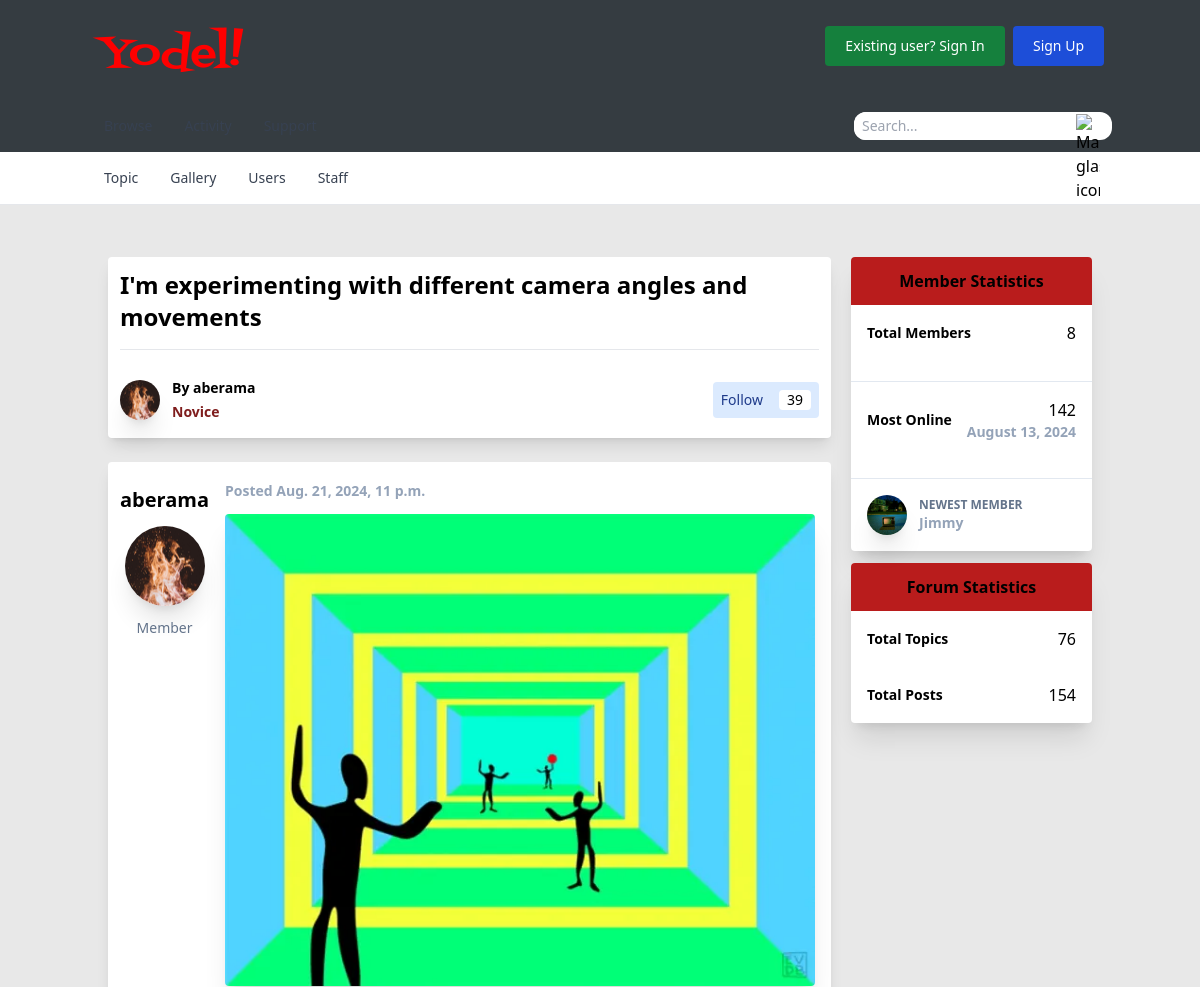
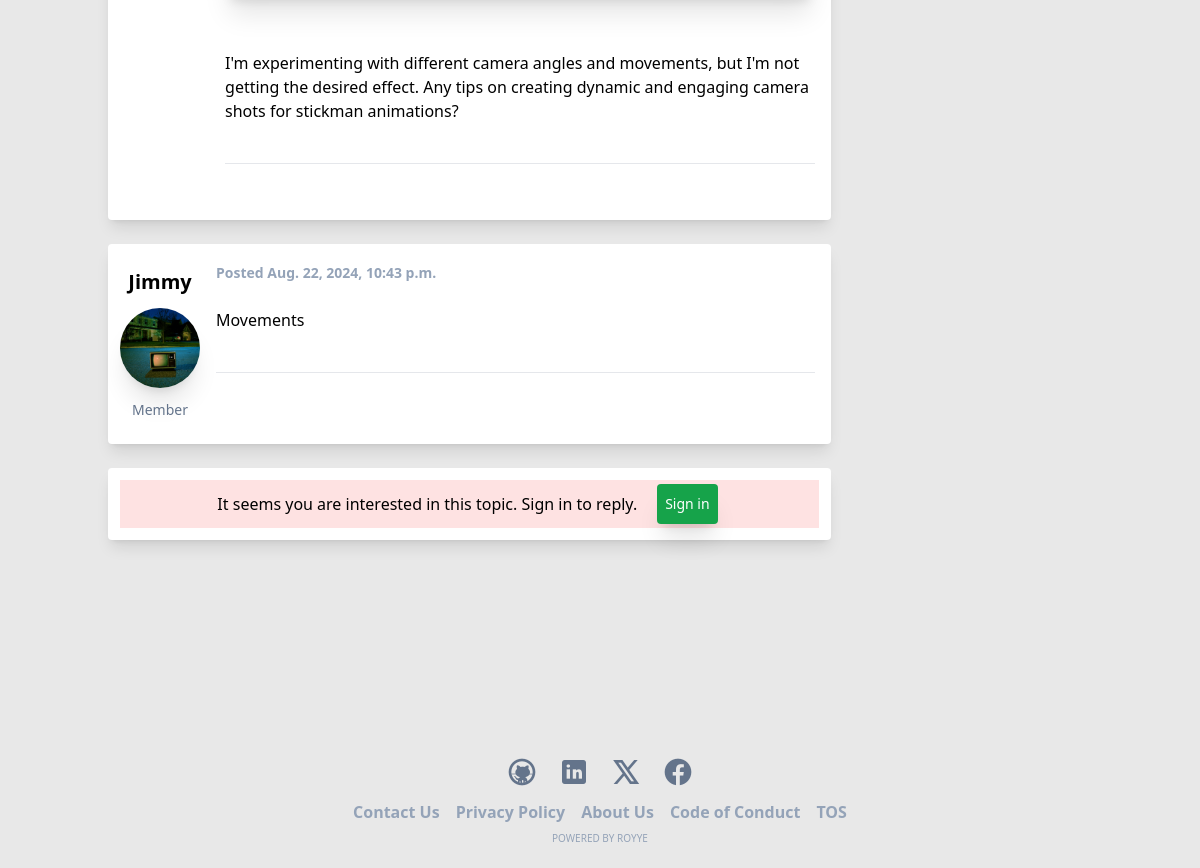
Page /topic/im-experimenting-with-different-camera-angles-and-movements/ on the committed database (2 pictures, top to bottom).
### content/models.py (models this page shows, shortened)
class Topic(models.Model):
    user = models.ForeignKey(User, on_delete=models.CASCADE)
    slug = models.SlugField(max_length=255, unique=True)
    title = models.CharField(max_length=255)
    file = models.FileField(upload_to=user_directory_path, null=True, blank=True)
    content = models.TextField(max_length=50000)
    created_at = models.DateTimeField(auto_now_add=True)
    is_pinned = models.BooleanField(default=False)

class Reply(models.Model):
    topic = models.ForeignKey(Topic, on_delete=models.CASCADE, related_name='replies')
    user = models.ForeignKey(User, on_delete=models.CASCADE)
    reply_file = models.FileField(upload_to=user_directory_path, null=True, blank=True)
    content = models.TextField(max_length=50000)
    created_at = models.DateTimeField(auto_now_add=True)

### users/models.py (models this page shows, shortened)
class User(AbstractUser):
    full_name = models.CharField(max_length=300, null=True, blank=True)
    username = models.CharField(max_length=300, unique=True)
    email = models.EmailField(unique=True)

class Profile(models.Model):
    user = models.OneToOneField(User, on_delete=models.CASCADE)
    image = models.FileField(default='default.png', upload_to=user_directory_path, null=True, blank=True)
    full_name = models.CharField(max_length=300, null=True, blank=True)
    status = models.CharField(max_length=20, choices=STATUS, null=True, blank=True)
    followers = models.IntegerField(default=0)
    following = models.IntegerField(default=0)
    posts = models.IntegerField(default=0)
    likes = models.IntegerField(default=0)
    posts_liked = models.IntegerField(default=0)
    date = models.DateTimeField(auto_now_add=True)
    class Meta:
        ordering = ['-date']

### content/views.py (the view, shortened to what this page needs)
# urls.py: path('topic/<slug:slug>/', views.topic_detail, name='topic_detail'),
def topic_detail(request, slug):
    profile = request.user.profile if request.user.is_authenticated else None
    topic = get_object_or_404(Topic, slug=slug)
    image_extensions = ('webp','.jpg', '.jpeg', '.png', '.gif')
    video_extensions = ('.mp4', '.webm')
    is_image = topic.file.name.endswith(image_extensions)
    is_video = topic.file.name.endswith(video_extensions)
    reply_form = ReplyForm(request.POST, request.FILES)
    replies = Reply.objects.filter(topic=topic)
    newest_member = User.objects.order_by('-date_joined').first()
    total_members = User.objects.count()
    total_topics = Topic.objects.count()
    total_replies = Reply.objects.count()
    total_posts = total_topics + total_replies
    context = {
        "profile": profile,
        "signed_in": request.user.is_authenticated,
        "topic": topic,
        "is_image": is_image,
        "is_video": is_video,
        "reply_form": reply_form,
        "replies": replies,
        "newest_member": newest_member,
        "total_members": total_members,
        "total_topics": total_topics,
        "total_posts": total_posts
    }
    return render(request, 'content/topic.html', context)

### content/forms.py
class ReplyForm(forms.ModelForm):
    class Meta:
        model = Reply
        fields = ['content', 'reply_file']
        widgets = {
            'reply_file': FileInput(attrs={"onchange": "loadFile(event)", "class": "upload"})
        }

### content/templates/content/topic.html (shortened to what this page needs)
{% extends 'templates/base.html' %}
{% load tailwind_filters %}
{% load crispy_forms_tags %}
{% block content %}
    <section class="border-t border-gray-200 ">
        <div class="bg-[#e8e8e8] p-5 max-md:p-1 h-content">
            <div class="container mx-auto bg-[#e8e8e8] p-5 flex gap-5 max-md:flex-col max-md:p-0 mt-3">
                <div class="leftpanel w-3/4 max-md:w-full bg-[#e8e8e8]">
                    <div class="bg-white rounded shadow-lg">
                        <div class="p-3">
                            <h1 class="text-2xl max-md:text-2xl font-bold mb-2">{{ topic.title }}</h1>
                            <hr class="bg-gray-300 mt-4">
                        </div>
                        <div class="p-3">
                            <div class="flex flex-row justify-between items-center">
                                <div class="flex space-x-2 items-center justify-center">
                                    <div class="h-10 w-10 rounded-full bg-[url({{ topic.user.profile.image.url }})] bg-no-repeat bg-center bg-cover shadow-xl"></div>
                                    <div class="flex flex-col gap-1 p-1">
                                        <span class="text-sm font-bold">By {{ topic.user }}</span>
                                        {% if topic.user.profile.status %}
                                            <span class="text-sm text-red-900 font-bold">{{ topic.user.profile.status }}</span>
                                        {% endif %}
                                    </div>
                                </div>
                                <div class="flex bg-blue-100 gap-4 p-2 rounded justify-center items-center">
                                    <span class="text-sm text-blue-900 hover:text-blue-800">Follow</span>
                                    <div class="h-5 w-8 bg-white text-center text-sm justify-center rounded">39</div>
                                </div>
                            </div>
                        </div>
                    </div>
                    <div class="mt-6 h-content bg-white shadow-lg rounded flex p-3 space-x-3">
                       <div class="space-y-3 flex flex-col items-center justify-center h-44">
                            <span class="font-bold text-xl">{{ topic.user }}</span>
                            <div class="h-20 w-20 rounded-full bg-[url({{ topic.user.profile.image.url }})] bg-no-repeat bg-center bg-cover shadow-xl"></div>
                            {% if topic.user.is_staff %}
                                <span class="text-sm text-slate-500">Staff</span>
                            {% else %}
                                <span class="text-sm text-slate-500">Member</span>
                            {% endif %}
                       </div>
                       <div class="p-1 space-y-3 w-full">
                            <div>
                                <span class="font-bold text-sm text-slate-400">Posted {{ topic.created_at }}</span>
                            </div>
                            <div class="flex items-center justify-center">
                                {% if is_image %}
                                    <div><img src="{{ topic.file.url }}" class="mb-10 shadow-xl rounded"></div>
                                {% elif is_video %}
                                    <video width="320" height="240" controls>
                                        <source src="{{ topic.file.url }}" type="video/mp4">
                                        <source src="{{ topic.file.url }}" type="video/webm">
                                    </video>
                                {% endif %}
                            </div>
                            <div>
                                <p>{{ topic.content }}</p>
                            </div>
                            <div>
                                <hr class="bg-slate-200 mt-10 mb-10">
                            </div>
                       </div>
                    </div>
                    {% for reply in replies %}
                    <div class="mt-6 h-content bg-white shadow-lg rounded flex p-3 space-x-3">
                        <div class="space-y-3 flex flex-col items-center justify-center h-44">
                             <span class="font-bold text-xl">{{ reply.user }}</span>
                             <div class="h-20 w-20 rounded-full bg-[url({{ reply.user.profile.image.url }})] bg-no-repeat bg-center bg-cover shadow-xl"></div>
                             {% if reply.user.is_staff %}
                                 <span class="text-sm text-slate-500">Staff</span>
                             {% else %}
                                 <span class="text-sm text-slate-500">Member</span>
                             {% endif %}
                        </div>
                        <div class="p-1 space-y-3 w-full">
                             <div>
                                 <span class="font-bold text-sm text-slate-400">Posted {{ reply.created_at }}</span>
                             </div>
                             <div>
                                 <p>{{ reply.content }}</p>
                             </div>
                             <div>
                                 <hr class="bg-slate-200 mt-10 mb-10">
                             </div>
                        </div>
                     </div>
                    {% endfor %}
                    <div class="mt-6 h-content bg-white shadow-lg rounded flex p-3 space-x-3 w-full" id="reply_to_post">
                        {% if signed_in %}
                            <div class="flex space-x-4 mt-6 mb-6 w-full">
                                <form method="POST" enctype="multipart/form-data" class="w-full">
                                    {% csrf_token %}
                                    {{ reply_form|crispy }}
                                    <div class="mt-4 flex justify-between">
                                        <span class="text-slate-400 font-bold text-sm">Max total size: 20MB</span>
                                        <button type="submit" class="shadow-xl focus:outline-none text-white bg-green-600 hover:bg-green-800 focus:ring-4 focus:ring-green-300 font-medium text-sm px-5 py-2.5 me-1 mb-2 dark:bg-green-500 dark:hover:bg-green-700 dark:focus:ring-green-800 rounded">Reply</button>
                                    </div>
                                </form>
                            </div>
                        {% else %}
                            <div class="p-1 flex gap-5 items-center justify-center bg-red-100 w-full">
                                <p>It seems you are interested in this topic. Sign in to reply.</p>
                                <button type="submit" class="shadow-xl focus:outline-none text-white bg-green-600 hover:bg-green-800 focus:ring-4 focus:ring-green-300 font-medium text-sm px-2 py-2.5 me-1 dark:bg-green-500 dark:hover:bg-green-700 dark:focus:ring-green-800 rounded"><a href="{% url 'login' %}">Sign in</a></button>
                            </div>
                        {% endif %}
                    </div>
                </div>
                <div class="rightpanel space-y-3 rounded max-md:w-full w-1/4">
                    <div class="bg-white rounded shadow-xl">
                        <div class="h-12 bg-red-700 rounded-t flex items-center justify-center font-bold">
                            <span>Member Statistics</span>
                        </div>
                        <div class="flex flex-col gap-5">
                            <div class="p-4 flex justify-between items-center">
                                <span class="text-sm font-bold">Total Members</span>
                                <span>{{ total_members }}</span>
                            </div>
                            <div class="p-4 flex justify-between items-center border-t border-slate-200">
                                <span class="text-sm font-bold">Most Online</span>
                                <div class="flex flex-col text-right">
                                    <span>142</span>
                                    <span class="text-sm font-bold text-slate-400">August 13, 2024</span>
                                </div>
                            </div>
                            <div class="p-4 flex items-center space-x-3 border-slate-200 border-t">
                                <div class="h-10 w-10 rounded-full bg-[url({{ newest_member.profile.image.url }})] bg-no-repeat bg-center bg-cover shadow-xl"></div>
                                <div class="flex flex-col">
                                    <span class="font-bold text-xs text-slate-500">NEWEST MEMBER</span>
                                    <span class="font-bold text-sm text-slate-400">{{ newest_member.username }}</span>
                                </div>
                            </div>
                        </div>
                    </div>
                    <div class="rounded bg-white rounded shadow-xl"">
                        <div class="h-12 bg-red-700 rounded-t flex items-center justify-center font-bold">
                            <span>Forum Statistics</span>
                        </div>
                        <div>
                            <div class="p-4 flex justify-between items-center ">
                                <span class="text-sm font-bold">Total Topics</span>
                                <span>{{ total_topics }}</span>
                            </div>
                            <div class="p-4 flex justify-between items-center ">
                                <span class="text-sm font-bold">Total Posts</span>
                                <span>{{ total_posts }}</span>
                            </div>
                        </div>
                    </div>
                </div>
            </div>
        </div>
    </section>
{% endblock %}

### rows in the picture
Topic: title "I'm experimenting with different camera angles and movements", user.profile.image (picture), user "aberama", user.profile.status "Novice", created_at "Aug. 21, 2024, 11 p.m.", file (picture), content "I'm experimenting with different camera angles and movements, but I'm not getting the desired effect. Any tips on creating dynamic and engaging camera shots for stickman animations?"
Reply: user "Jimmy", user.profile.image (picture), shows "Member", created_at "Aug. 22, 2024, 10:43 p.m.", content "Movements"
User: profile.image (picture), username "Jimmy"

### other values in the picture
{{ total_members }} "8"
{{ total_topics }} "76"
{{ total_posts }} "154"
